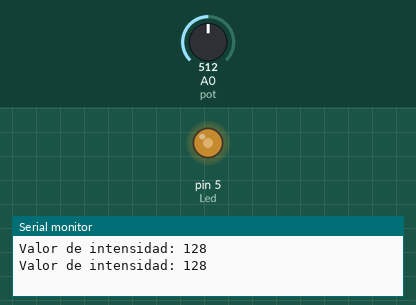
A sketch run on a simulated Arduino Uno, built with avr-gcc and run on an emulated ATmega328P. Parts: output pins drawn as LEDs (lit = HIGH), the last lines printed to the serial monitor. The inputs (shaded band) are chosen by the test bench; at power-on: A0 (pot) = 512.

Above: at 1.8 s.
1.9 s: A0 (pot) set to 716
At 3.0 s:
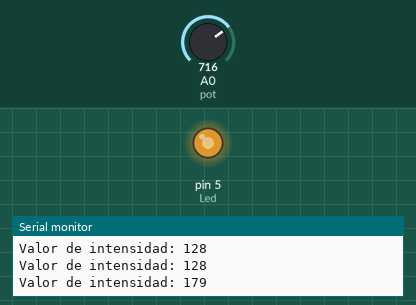
3.5 s: A0 (pot) set to 900
At 4.5 s:
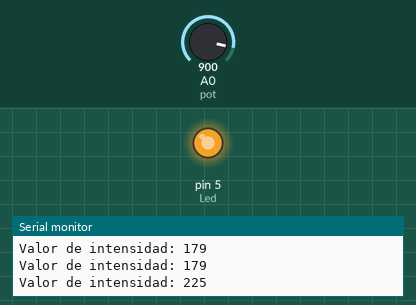
5.5 s: A0 (pot) set to 122
At 7.2 s:
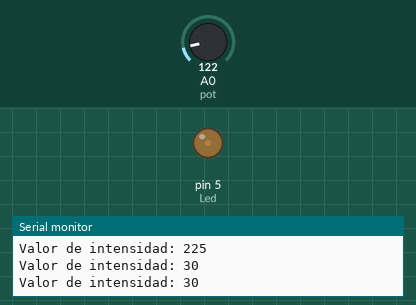
7.5 s: A0 (pot) set to 0
At 8.8 s:
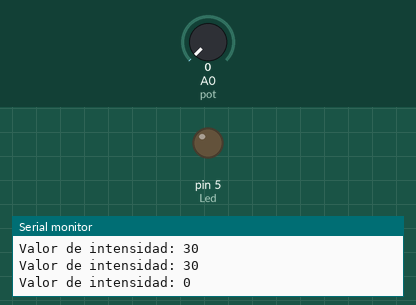
Timing chart, 0 to 10.5 s (numbered marks = the images above; inputs shaded):
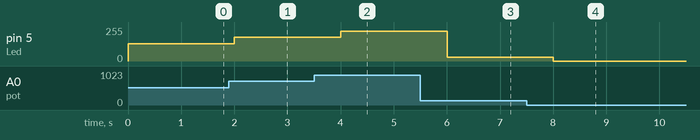

The sketch:

Practica-3.1.ino
```cpp
//Oscar Jose Barrios Cotom - 2022241

int Led = 5;//Variables
int pot = A0;//Variables
int dato = 0;//Variables

void setup()
{
  pinMode(pot, INPUT);//Selecciona si el pin es de Entrada o Salida
  pinMode(Led, OUTPUT);
  Serial.begin(9600);//Se inicia el Monitor Serial
}

void loop()
{

  dato = analogRead (pot)/4;
  analogWrite(Led, dato);
  Serial.print("Valor de intensidad: ");//Esto se escribe el monitor serial
  Serial.println(dato);//esto es lo que lee el monitor serial
  delay(1000);//tiempo
}
```

Measured:
- after the input at 1.9 s, pin 5 (Led): 128/255 → 179/255 after 0.10 s
- after the input at 3.5 s, pin 5 (Led): 179/255 → 225/255 after 0.50 s
- after the input at 5.5 s, pin 5 (Led): 225/255 → 30/255 after 0.50 s
- after the input at 7.5 s, pin 5 (Led): 30/255 → 0/255 after 0.50 s
